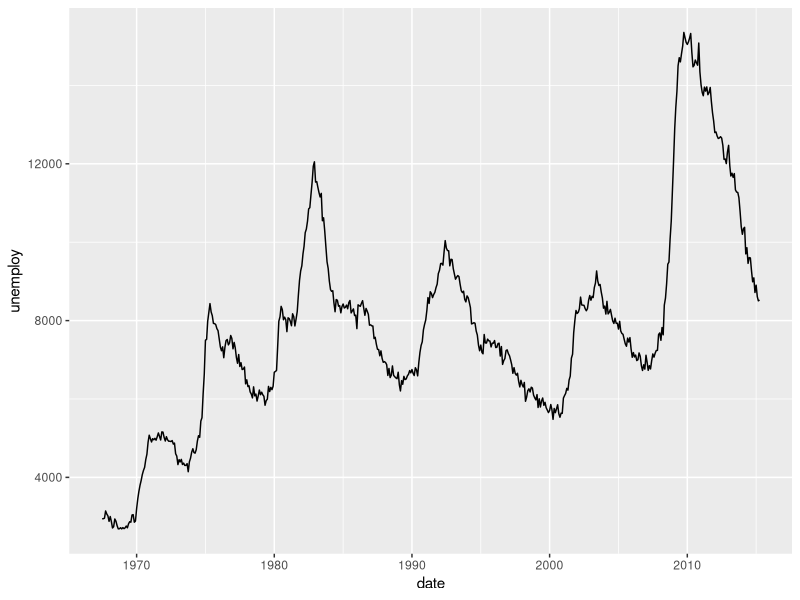

R code for this plot:
## ---- chunk 1
require(ggplot2)
## ---- chunk 2
head(economics)
## ---- chunk 3
nrow(economics)
## ---- chunk 4
qplot(date, unemploy, data=economics, geom='line')
